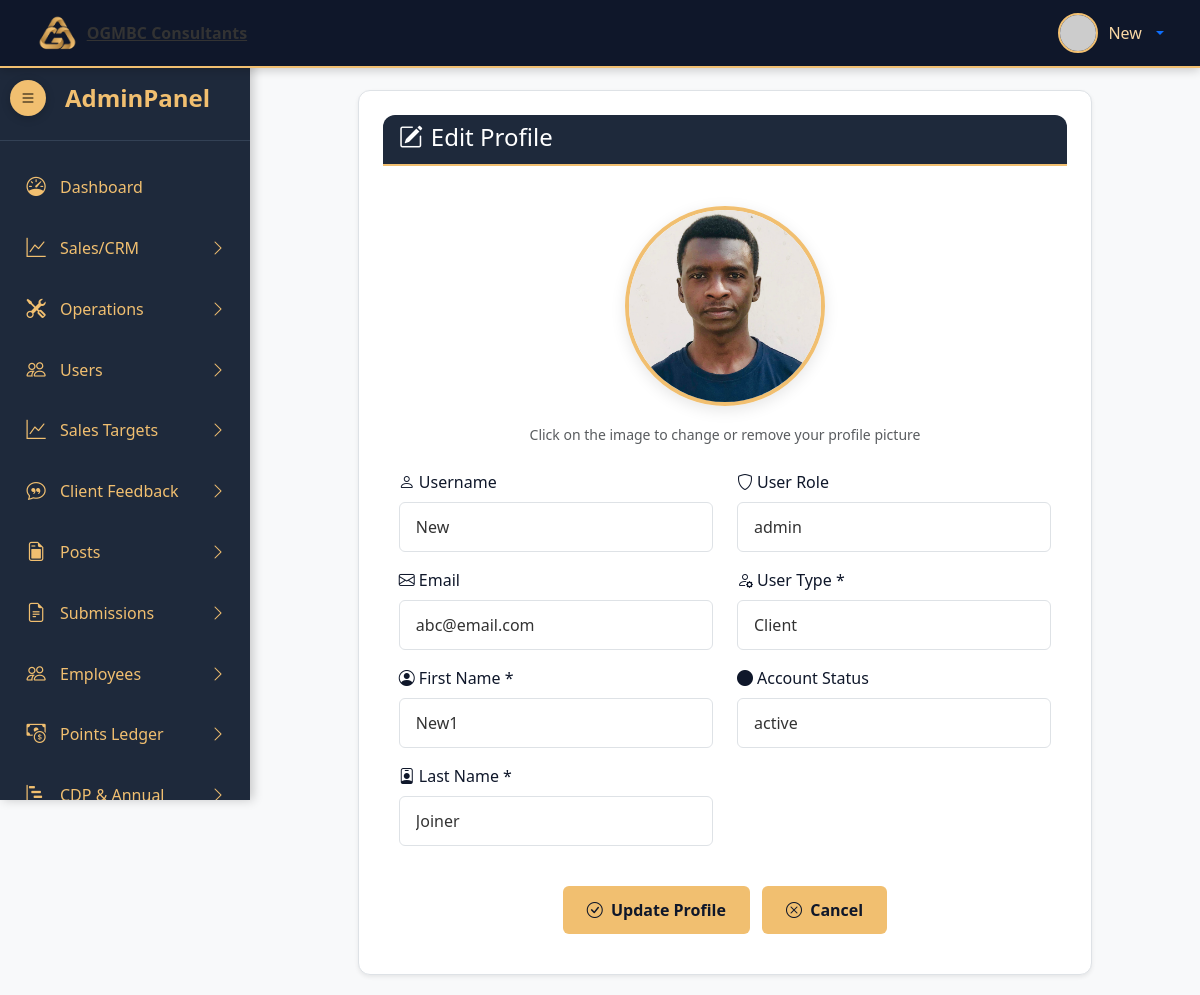
The page /admin/edit_profile.php (signed in) on the database its author committed.
### tables this page shows
CREATE TABLE `users` (
  `user_id` int NOT NULL,
  `first_name` varchar(50) NOT NULL,
  `last_name` varchar(50) NOT NULL,
  `user_image` varchar(50) NOT NULL,
  `user_role` varchar(20) NOT NULL DEFAULT 'subscriber',
  `role_id` int DEFAULT NULL,
  `type_id` int DEFAULT NULL,
  `user_status` varchar(20) NOT NULL DEFAULT 'active',
  `username` varchar(50) NOT NULL,
  `user_email` varchar(100) NOT NULL,
  `password` varchar(255) NOT NULL,
  `created_at` datetime DEFAULT CURRENT_TIMESTAMP
);

### admin/edit_profile.php (the view, shortened to what this page needs)
<?php
include 'includes/header.php';
include 'includes/nav.php';
include 'includes/sidebar.php';
$user_id = $_SESSION['user_id'];
$sql = "
    SELECT u.*, e.field_of_study, e.qualification, e.highest_graduation, e.year_of_graduation
    FROM users u
    LEFT JOIN employees e ON u.user_id = e.user_id
    WHERE u.user_id = ?
";
$stmt = $connection->prepare($sql);
$stmt->bind_param("i", $user_id);
$stmt->execute();
$result = $stmt->get_result();
$user = $result->fetch_assoc();
$upload_dir = "../uploads/profiles/";
$user_image_url = "";
if (!empty($user['user_image']) && file_exists($upload_dir . $user['user_image'])) {
    $user_image_url = $upload_dir . $user['user_image'];
} else {
    $name = ($user['first_name'] ?? '') . '+' . ($user['last_name'] ?? '');
    $name = empty(trim($name, '+')) ? "User" : $name;
    $user_image_url = "https://ui-avatars.com/api/?name=" . urlencode($name) . "&background=f1bf70&color=0f172a&size=200";
}
?>
<div class="main-content" id="mainContent">
    <div class="container-fluid">
        <div class="row justify-content-center">
            <div class="col-md-10">
                <div class="card shadow-sm">
                    <div class="card-header text-white">
                        <h4 class="mb-0"><i class="bi bi-pencil-square me-2"></i>Edit Profile</h4>
                    </div>
                    <div class="card-body">
                        <form method="POST" action="" enctype="multipart/form-data">
                            <div class="row mb-4">
                                <div class="col-12 text-center">
                                    <div class="profile-picture-container position-relative mx-auto mb-3">
                                        <img src="<?php echo $user_image_url; ?>"
                                            alt="User Profile" class="user-profile-image" id="profileImage"
                                            onerror="this.src='https://ui-avatars.com/api/?name=User&background=f1bf70&color=0f172a&size=200'">
                                    </div>
                                    <small class="text-muted">Click on the image to change or remove your profile picture</small>
                                </div>
                            </div>
                            <div class="row">
                                <div class="col-md-6">
                                    <div class="mb-3">
                                        <label class="form-label"><i class="bi bi-person me-1"></i>Username</label>
                                        <input type="text" class="form-control" value="<?php echo htmlspecialchars($user['username']); ?>" readonly>
                                    </div>
                                    <div class="mb-3">
                                        <label class="form-label"><i class="bi bi-envelope me-1"></i>Email</label>
                                        <input type="email" class="form-control" value="<?php echo htmlspecialchars($user['user_email']); ?>" readonly>
                                    </div>
                                    <div class="mb-3">
                                        <label for="first_name" class="form-label"><i class="bi bi-person-circle me-1"></i>First Name *</label>
                                        <input type="text" id="first_name" name="first_name" class="form-control"
                                            value="<?php echo htmlspecialchars($user['first_name']); ?>" required>
                                    </div>
                                    <div class="mb-3">
                                        <label for="last_name" class="form-label"><i class="bi bi-person-badge me-1"></i>Last Name *</label>
                                        <input type="text" id="last_name" name="last_name" class="form-control"
                                            value="<?php echo htmlspecialchars($user['last_name']); ?>" required>
                                    </div>
                                </div>
                                <div class="col-md-6">
                                    <div class="mb-3">
                                        <label class="form-label"><i class="bi bi-shield me-1"></i>User Role</label>
                                        <input type="text" class="form-control" value="<?php echo htmlspecialchars($user['user_role']); ?>" readonly>
                                    </div>
                                    <div class="mb-3">
                                        <label for="user_type" class="form-label"><i class="bi bi-person-gear me-1"></i>User Type *</label>
                                        <select id="user_type" name="user_type" class="form-control" required onchange="toggleEmployeeFields()">
                                            <option value="client" <?php echo $user['user_type'] == 'client' ? 'selected' : ''; ?>>Client</option>
                                        </select>
                                    </div>
                                    <div class="mb-3">
                                        <label class="form-label"><i class="bi bi-circle-fill me-1"></i>Account Status</label>
                                        <input type="text" class="form-control" value="<?php echo htmlspecialchars($user['user_status']); ?>" readonly>
                                    </div>
                                </div>
                            </div>
                            <div class="row mt-4">
                                <div class="col-12 text-center">
                                    <button type="submit" class="btn btn-primary btn-lg me-2">
                                        <i class="bi bi-check-circle me-1"></i> Update Profile
                                    </button>
                                    <a href="profile.php" class="btn btn-secondary btn-lg">
                                        <i class="bi bi-x-circle me-1"></i> Cancel
                                    </a>
                                </div>
                            </div>
                        </form>
                    </div>
                </div>
            </div>
        </div>
    </div>
</div>
<?php
include 'includes/footer.php'
?>

### admin/resources/style.css (style rules this page uses)
:root { --dark-blue: #0f172a; --medium-blue: #1e293b; --light-blue: #334155; --gold: #f1bf70; --light-gold: #f8d7a4; --text: #333333; --muted: #666666; --light-bg: #f8f9fa; --border: #dee2e6; }
body { background-color: #f8f9fa; color: #333; font-family: 'Segoe UI', Tahoma, Geneva, Verdana, sans-serif; overflow-x: hidden; margin: 0; padding: 0; }
.main-content { margin-left: 250px; padding: 20px; transition: all 0.3s ease; padding-top: 90px; min-height: 100vh; }
.card { border: none; border-radius: 12px; box-shadow: 0 4px 15px rgba(0, 0, 0, 0.08); transition: transform 0.2s; background: white; border: 1px solid var(--border); padding: 1.5rem; }
.card-header { background-color: var(--medium-blue); color: var(--gold); border-bottom: 2px solid var(--gold); font-weight: 600; font-size: 1.25rem; margin-bottom: 1.5rem; padding-bottom: 0.75rem; }
.form-control { width: 100%; padding: 0.75rem 1rem; background: white; border: 1px solid var(--border); border-radius: 6px; color: var(--text); font-size: 1rem; transition: all 0.3s; }
.btn { padding: 0.75rem 1.5rem; background: var(--gold); color: var(--dark-blue); border: none; border-radius: 6px; font-size: 1rem; font-weight: 600; cursor: pointer; transition: all 0.3s; }
.user-profile-image { width: 100%; height: 100%; object-fit: cover; }
.profile-picture-container { width: 200px; height: 200px; border-radius: 50%; overflow: hidden; border: 4px solid #f1bf70; box-shadow: 0 4px 15px rgba(0, 0, 0, 0.1); position: relative; cursor: pointer; }
.user-profile-image { width: 100%; height: 100%; object-fit: cover; transition: all 0.3s ease; }
.form-label { font-weight: 500; color: #0f172a; margin-bottom: 0.5rem; }
.card-header { border-radius: 12px 12px 0 0 !important; }

### rows shown on the page
users: user_image (picture), username "New", user_email "abc@email.com", first_name "New1", last_name "Joiner", user_role "admin", user_status "active"

### other values the page prints
$_SESSION['username'] "New"
